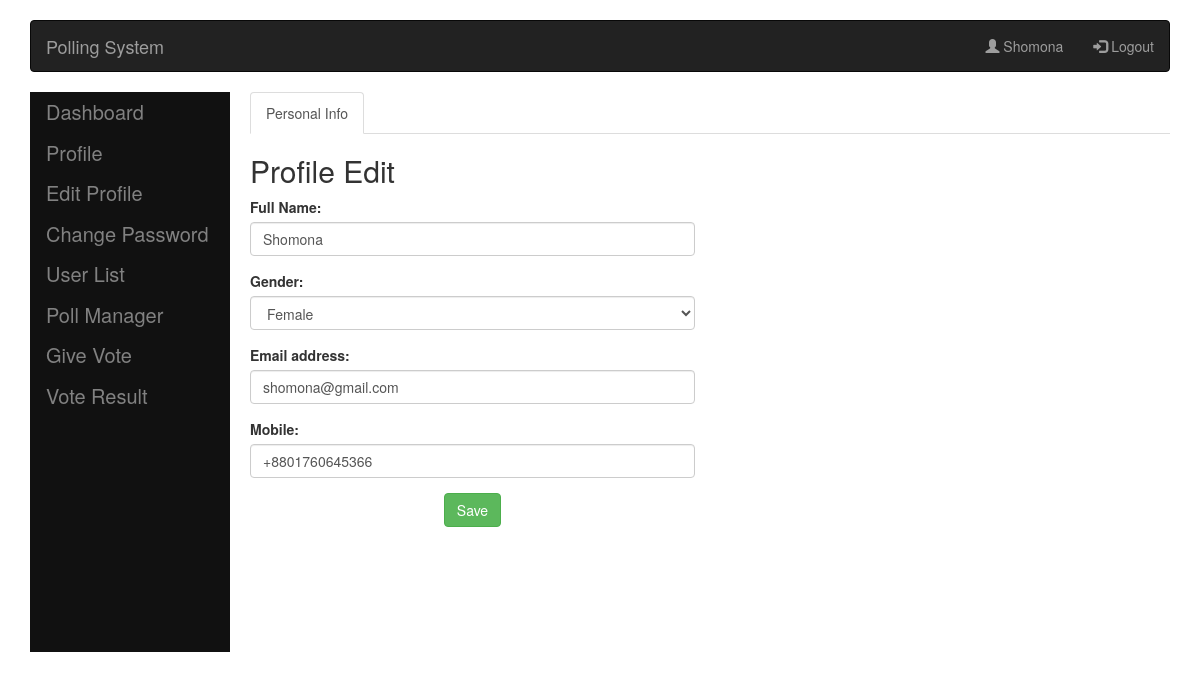
/user-edit.php (signed in), run on the app's committed database.
### tables this page shows
CREATE TABLE `user_profile` (
  `Id` int(11) NOT NULL,
  `FullName` varchar(256) NOT NULL,
  `Email` varchar(256) DEFAULT NULL,
  `Mobile` varchar(256) DEFAULT NULL,
  `Password` varchar(256) NOT NULL,
  `GenderEnumId` int(11) NOT NULL,
  `IsAdmin` tinyint(4) NOT NULL,
  `UserTypeEnumId` int(11) NOT NULL
);

### framework/function.php (called while the page is built, shortened)
<?php
include_once("./framework/Enum.php");
function GetHeaderWithNav($titel=""){
    include_once("./template/header.php");
    include_once("./template/navbar.php");
}
function GetFooterWithNav($controllerName=""){
    include_once("./template/footer-with-nav.php");
    include_once("./template/footer.php");
}
function GetById($tableName,$id){
    $db = GetDb();
    $sql="SELECT * FROM $tableName WHERE Id=$id";
    $result = mysqli_query($db, $sql);
    if(mysqli_num_rows($result)== 1){
        while($row = $result->fetch_assoc()) {
            return $row;
          }
      }
}
?>

### framework/Enum.php (called while the page is built, shortened)
<?php
function GenderEnumList(){
    $gender = new Gender();
$class_vars = get_class_vars(get_class($gender));
return $class_vars;
}
?>

### user-edit-profile.php (the view, shortened to what this page needs)
<?php
include_once("./framework/function.php");
$id=$_COOKIE["Id"];
$user=GetById("user_profile", $id);
?>
<h2>Profile Edit</h2>
<form method="post" action="user-edit.php">
    <div class="row">
      <div class="col-xs-6 col-sm-6 col-md-6 col-lg-6" style="padding-bottom: 20px; border-radius: 5px;">
          <div class="form-group">
          <label for="fullName">Full Name:</label>
            <input type="text" name="fullName" value="<?php echo $user['FullName']; ?>" class="form-control" id="full-name">
          </div>
          <div class="form-group">
          <label for="gender">Gender:</label>
            <select name="gender" class="form-control">
              <?php
              $class_vars = GenderEnumList();
              foreach ($class_vars as $name => $value) {
                  echo "<option value=".$value ." ".($value==$user['GenderEnumId'] ? 'selected' : '').">$name</option>";
              }
              ?>
            </select>
          </div>
          <div class="form-group">
            <label for="email">Email address:</label>
            <input type="email" value="<?php echo $user['Email']; ?>" name="email" class="form-control" id="email">
          </div>
          <div class="form-group">
            <label for="mobile">Mobile:</label>
            <input type="tel" value="<?php echo $user['Mobile']; ?>" name="mobile" class="form-control" id="mobile">
          </div>
          <div style="text-align: center;">
            <button type="submit" name="submit_button" class="btn btn-default btn-success">Save</button>
          </div>
      </div>
    </div>
    </form>

### data on the page
user_profile: fullName "Shomona", gender "Female", email "shomona@gmail.com", mobile "+8801760645366"

### other printed values
$_COOKIE["FullName"] "Shomona"
